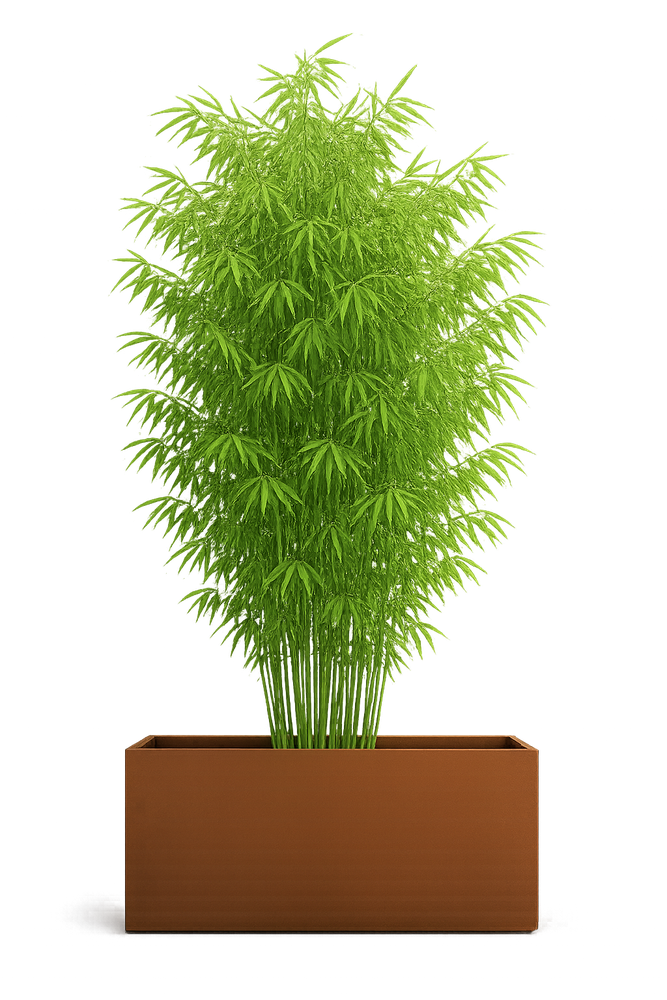
#> input picture rendu/paysage/sujets/bambou_bac.png, 667 x 1000 px, shrunk from 1024 x 1536 before the run
$ python perg_pose.py sujets/bambou_bac.png sujets/cornouiller_bac.png sujets/cornouiller_bac.png sujets/cornouiller_bac.png sujets/cornouiller_bac.png
#> lines starting #> are read from the running program, lines starting #| are printed output that depends on the picture; after the words box and inside, x2 and y2 are one past the last pixel; in counts of white or black regions, pixels touching at a corner belong together
# Pose la pergola (rendu 3D) : teinte des réalisations, modelé, connecteurs sombres ; ombres des lames et ombres de contact si demandé.
# Usage : python3 perg_pose.py base.jpg perg_a.png perg_b.png sortie.jpg [avec_ombres 0/1]
import sys, subprocess, os, numpy as np, cv2
from PIL import Image
from scipy import ndimage as ndi
base, fa, fb, out = sys.argv[1:5]; omb = len(sys.argv) > 5 and sys.argv[5] == '1'
R = '/home/claude/jardin-3d/rendu'
p = np.asarray(Image.open(base).convert('RGB')).astype(float)
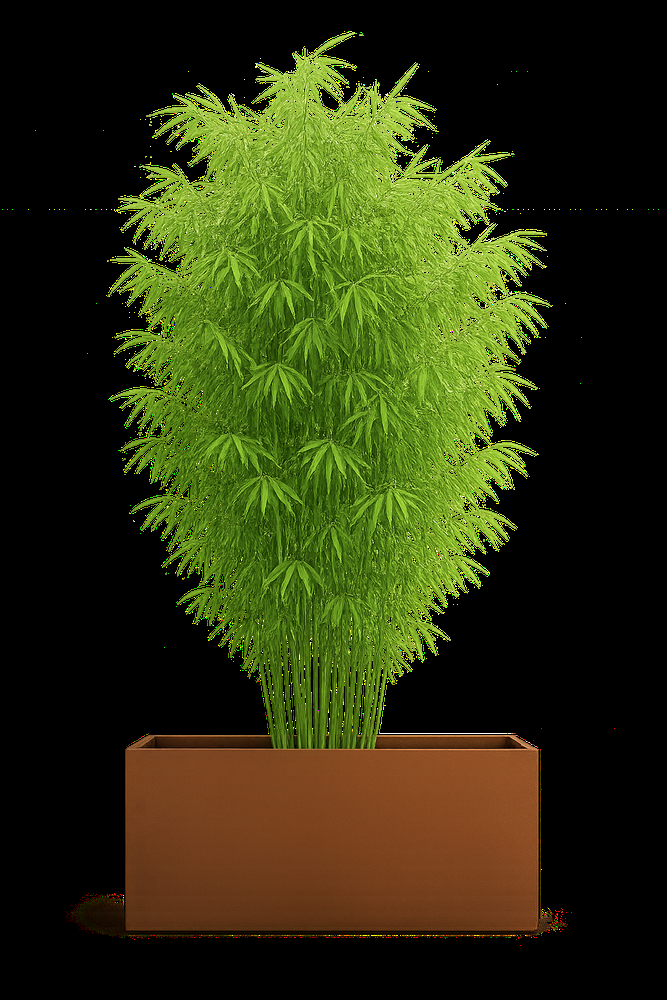
#> p: shape (1000, 667, 3) float64; mean R, G, B 45.8, 50.8, 14
a = np.asarray(Image.open(fa).convert('RGBA')).astype(float); b = np.asarray(Image.open(fb).convert('RGBA')).astype(float)
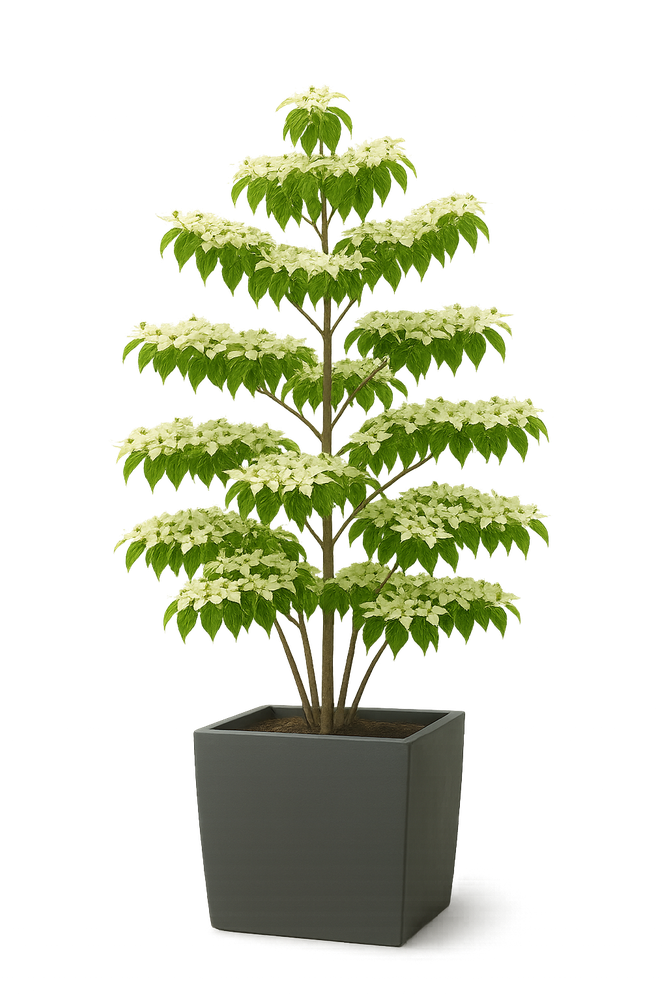
#> input picture rendu/paysage/sujets/cornouiller_bac.png, 667 x 1000 px, shrunk from 1024 x 1536 before the run
H, W = p.shape[:2]; pa = a[..., 3] / 255
#> after `H, W = p.shape[:2]`: H = 1000; W = 667
o = p.copy()
if omb:
    sh = np.where(pa < 0.05, b[..., 3] / 255, 0)
    lab, n = ndi.label(pa > 0.5); ct = np.zeros((H, W)); yy, xx = np.ogrid[:H, :W]
    for i in range(1, n + 1):
        ys, xs = np.where(lab == i)
        if ys.max() - ys.min() < 200 or xs.max() - xs.min() > 200 or ys.max() >= H - 2: continue
        yb, xc, w = ys.max(), xs.mean(), xs.max() - xs.min()
        ct = np.maximum(ct, np.clip(1 - ((xx - xc) / (w * 1.6)) ** 2 - ((yy - yb) / (w * 0.35)) ** 2, 0, 1) * 0.5)
    o = o * (1 - 0.85 * sh[..., None]) * (1 - ndi.gaussian_filter(ct, 3)[..., None])
o = o * (1 - pa[..., None]) + a[..., :3] * pa[..., None]
tmp = out + '.tmp.jpg'; Image.fromarray(np.clip(o, 0, 255).astype('uint8')).save(tmp, quality=95)
subprocess.run(['python3', f'{R}/teinte.py', tmp, tmp, f'{R}/teinte_ref.json', 'soleil', fa, '0.5'], capture_output=True)
#> (this line was passed over: subprocess is not available in this run)
im = np.asarray(Image.open(tmp)).astype(float); os.remove(tmp)
rgb = a[..., :3]; sat = (rgb.max(-1) - rgb.min(-1)) / np.maximum(rgb.max(-1), 1)
#> after `rgb = a[..., :3]`:
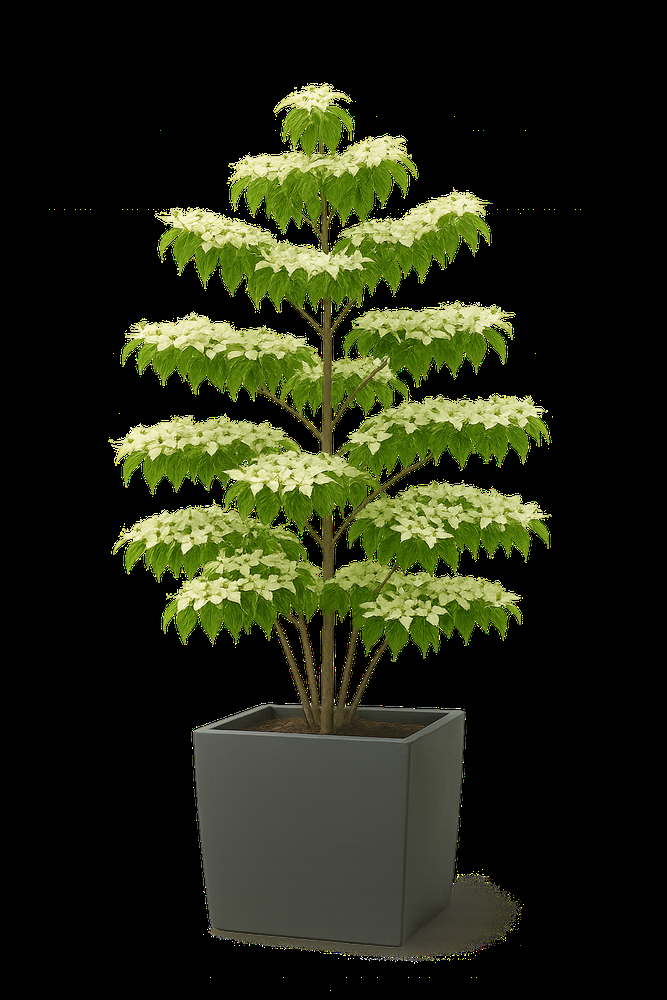
#> rgb: shape (1000, 667, 3) float64; mean R, G, B 35, 39.1, 19.2
metal = ndi.binary_opening((pa > 0.5) & (sat < 0.12), iterations=1); m = (pa > 0.5) & ~metal
#> after `metal = ndi.binary_opening((pa > 0.5) & (sat < 0.12), iterations=1)`:
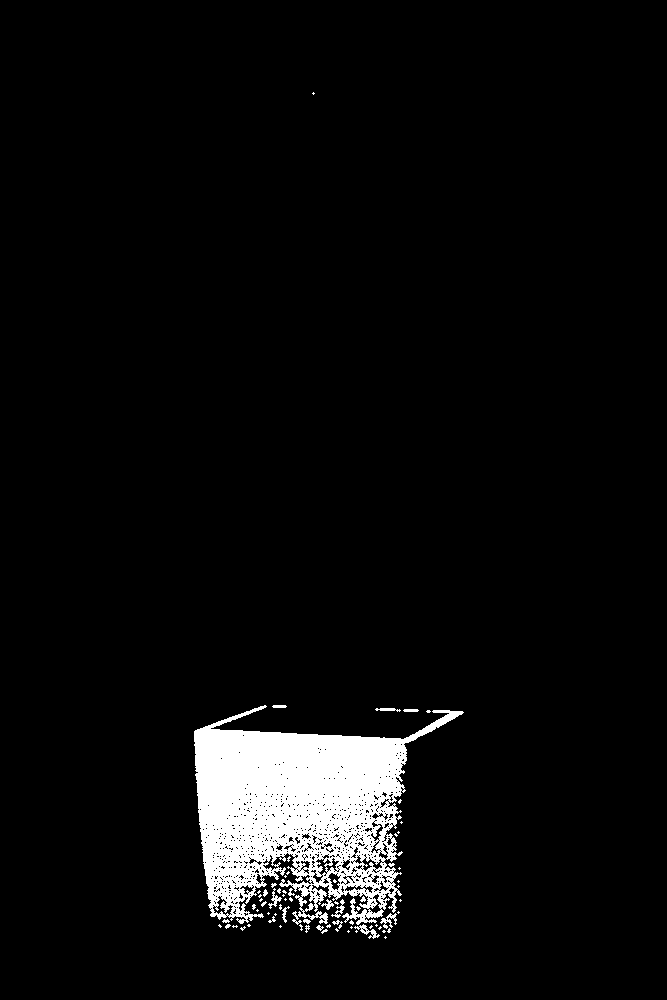
#> metal: shape (1000, 667) bool; 4.8% white; 73 white regions (53 under 20 px), largest, box (x1, y1, x2, y2) and area: (194, 705, 464, 925) 30796, (354, 924, 380, 939) 121, (380, 913, 397, 929) 111
#> after `m = (pa > 0.5) & ~metal`:
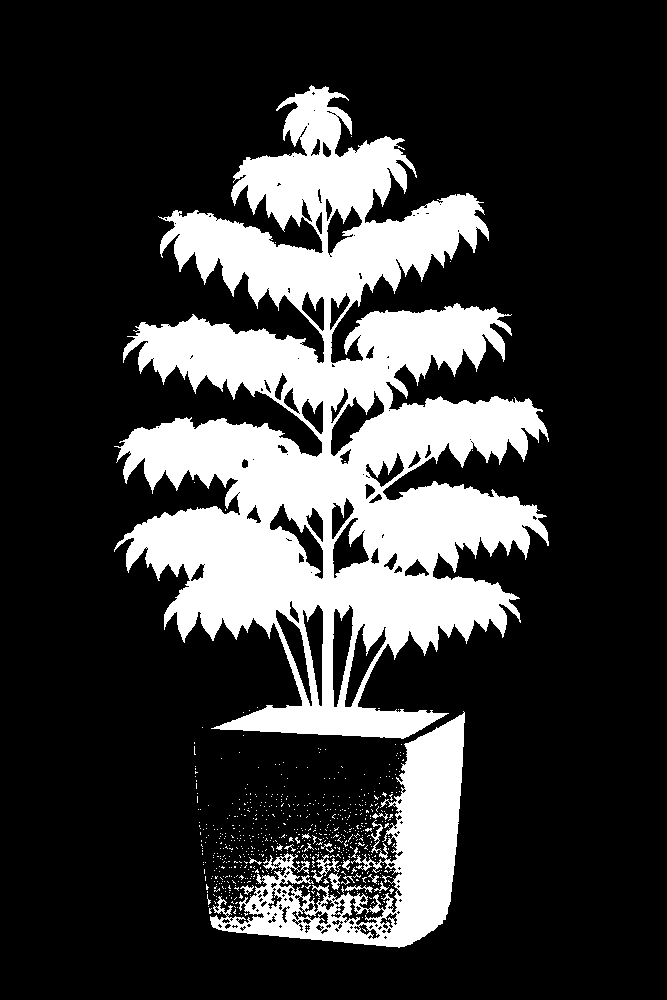
#> m: shape (1000, 667) bool; 22.2% white; 625 white regions (606 under 20 px), largest, box (x1, y1, x2, y2) and area: (114, 85, 549, 739) 126838, (210, 711, 465, 948) 18876, (311, 854, 341, 883) 230
mu = im.mean(-1)[m].mean(); w = im.copy()
#> after `mu = im.mean(-1)[m].mean()`: mu = 103.1
w[m] = mu + (im[m] - mu) * 1.35; w[m] *= np.array([1.04, 0.97, 0.86]); w[metal] = im[metal] * 0.45
#> after `w[metal] = im[metal] * 0.45`:
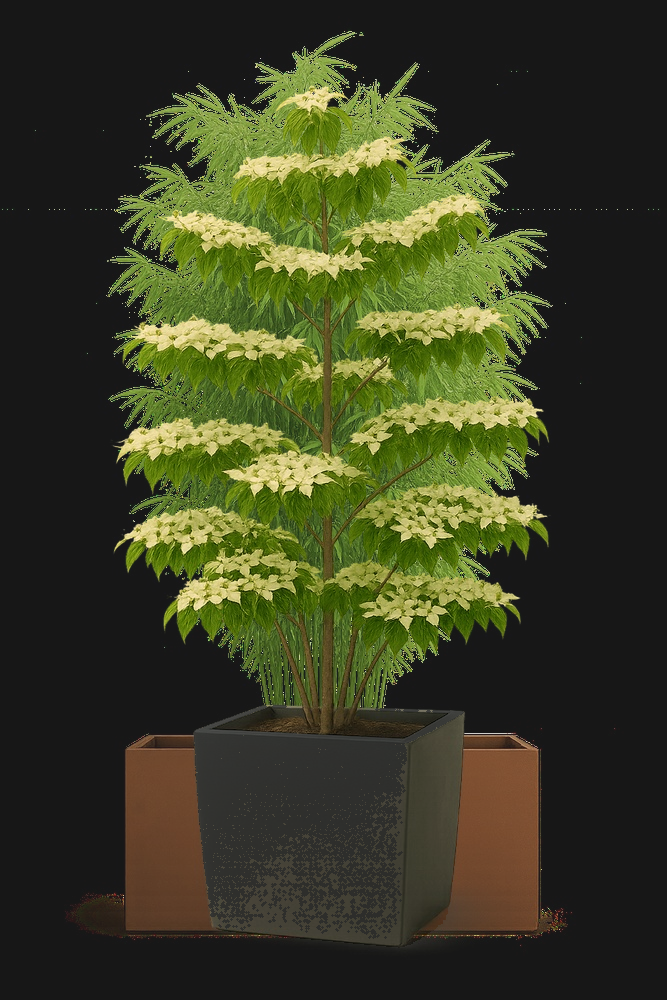
#> w: shape (1000, 667, 3) float64; mean R, G, B 50.5, 55.4, 17.8; drawn with min black and max white
k = cv2.GaussianBlur((pa > 0.5).astype(np.float32), (0, 0), 0.8)[..., None]
Image.fromarray(np.clip(im * (1 - k) + w * k, 0, 255).astype('uint8')).save(out, quality=94); print('ok', out)
#> after `Image.fromarray(np.clip(im * (1 - k) + w * k, 0, 255).astype('uint8'))`:
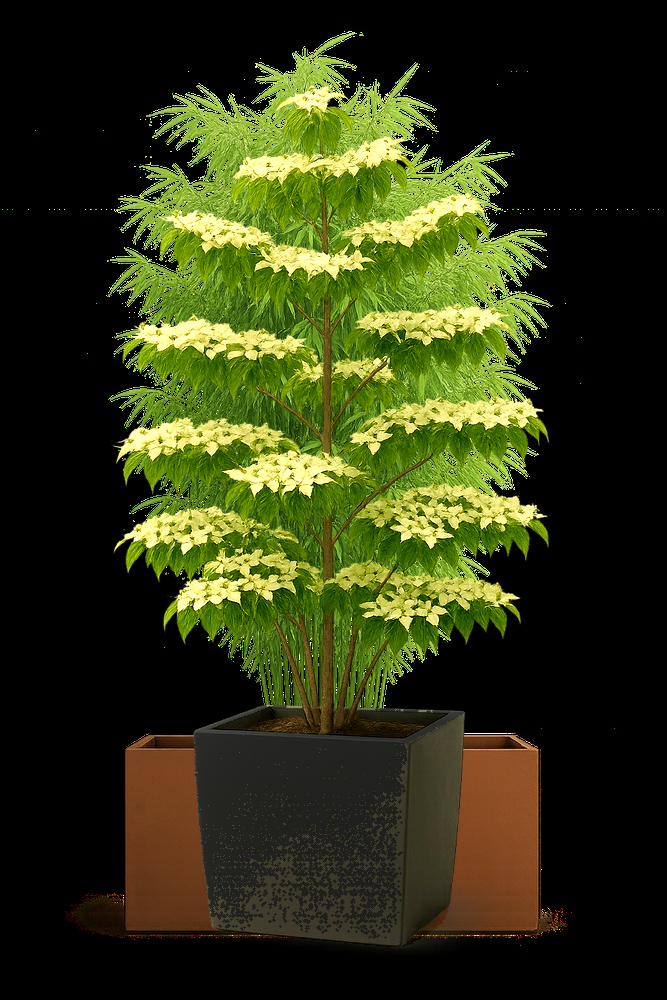
#> saved as cornouiller_bac.png: PIL image 667x1000 RGB; mean R, G, B 49.8, 55, 19.5
#| ok sujets/cornouiller_bac.png
